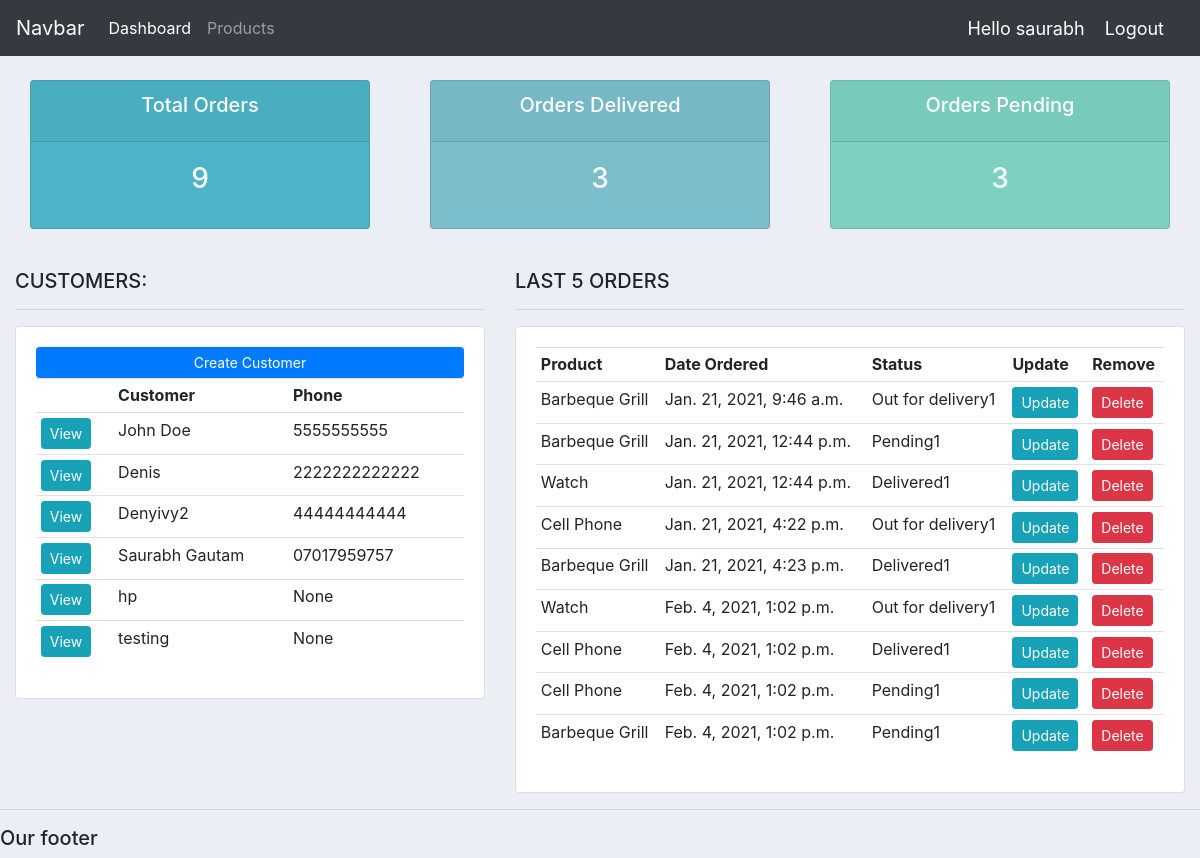
The app's page / (signed in) with its own data.
### crmapp/models.py (models this page shows, shortened)
class Customer(models.Model):
    user = models.OneToOneField(User, null=True, on_delete=models.CASCADE)
    name = models.CharField(max_length=200, null=True)
    phone = models.CharField(max_length=200, null=True)
    email = models.CharField(max_length=200, null=True)
    profile_pic = models.ImageField(default="profile1.png", null=True, blank=True)
    date_created = models.DateTimeField(auto_now_add=True, null=True)

class Order(models.Model):
    STATUS = (
        ('Pending1', 'Pending'),
        ('Out for delivery1', 'Out for delivery'),
        ('Delivered1', 'Delivered'),
    )
    customer = models.ForeignKey(
        Customer, null=True, on_delete=models.SET_NULL)
    product = models.ForeignKey(Product, null=True, on_delete=models.SET_NULL)
    date_created = models.DateTimeField(auto_now_add=True, null=True)
    status = models.CharField(max_length=200, null=True, choices=STATUS)
    note = models.CharField(max_length=1000, null=True)

class Product(models.Model):
    CATEGORY = (
        ('Indoor1', 'Indoor'),
        ('Out Door1', 'Out Door'),
    )
    name = models.CharField(max_length=200, null=True)
    price = models.FloatField(null=True)
    category = models.CharField(max_length=200, null=True, choices=CATEGORY)
    description = models.CharField(max_length=200, null=True, blank=True)
    date_created = models.DateTimeField(auto_now_add=True, null=True)
    tags = models.ManyToManyField(Tag)
    def __str__(self):
        return self.name

### crmapp/decorators.py (the view)
    def wrapper_function(request, *args, **kwargs):
        group = None
        if request.user.groups.exists():
            group = request.user.groups.all()[0].name
        if group == 'customer':
            return redirect('user-page')
        if group == 'admin':
            return view_func(request, *args, **kwargs)

### crmapp/views.py (called while the page is built)
@login_required(login_url='login')
@admin_only
def home(request):
    orders = Order.objects.all()
    customers = Customer.objects.all()
    total_customers = customers.count()
    total_orders = orders.count()
    delivered = orders.filter(status='Delivered1').count()
    pending = orders.filter(status='Pending1').count()
    context = {'orders': orders, 'customers': customers,
               'total_orders': total_orders, 'delivered': delivered,
               'pending': pending}
    return render(request, 'crmapp/dashboard.html', context)

### crmapp/templates/crmapp/dashboard.html
{% extends 'crmapp/main.html' %}
{% block content %}
{% include 'crmapp/status.html' %}
<br>
<div class="row">
    <div class="col-md-5">
        <h5>CUSTOMERS:</h5>
        <hr>
        <div class="card card-body">
            <a class="btn btn-primary  btn-sm btn-block" href="">Create Customer</a>
            <table class="table table-sm">
                <tr>
                    <th></th>
                    <th>Customer</th>
                    <th>Phone</th>
                </tr>
                {% for customer in customers %}
                <tr>
                    <td><a class='btn btn-sm btn-info' href="{% url 'customer' customer.id %}">View</a></td>
                    <td>{{customer.name}}</td>
                    <td>{{customer.phone}}</td>
                </tr>
                {% endfor %}
            </table>
        </div>
    </div>
    <div class="col-md-7">
        <h5>LAST 5 ORDERS</h5>
        <hr>
        <div class="card card-body">
            <table class="table table-sm">
                <tr>
                    <th>Product</th>
                    <th>Date Ordered</th>
                    <th>Status</th>
                    <th>Update</th>
                    <th>Remove</th>
                </tr>
                {% for order in orders %}
					<tr>
						<td>{{order.product}}</td>
						<td>{{order.date_created}}</td>
						<td>{{order.status}}</td>
						<td><a class='btn btn-sm btn-info' href="{% url 'update_order' order.id %}">Update</a></td>
						<td><a class='btn btn-sm btn-danger' href="{% url 'delete_order' order.id %}">Delete</a></td>
					</tr>
				{% endfor %}
            </table>
        </div>
    </div>
</div>
{% endblock %}

### crmapp/templates/crmapp/main.html (shortened to what this page needs)
{% load static %}
<!DOCTYPE html>
<html>
<head>
    <link rel="stylesheet" href="https://stackpath.bootstrapcdn.com/bootstrap/4.3.1/css/bootstrap.min.css"
>
    <link rel="stylesheet" type="text/css" href="{% static '/css/main.css' %}">
</head>
<body>
    {% include 'crmapp/navbar.html' %}
    <div class="container-fluid">
        {% block content %}
        {% endblock %}
    </div>
    <hr>
    <h5>Our footer</h5>
</body>
</html>

### crmapp/templates/crmapp/navbar.html (shortened to what this page needs)
{% load static %}
<nav class="navbar navbar-expand-lg navbar-dark bg-dark">
  <a class="navbar-brand" href="{% url 'home' %}">Navbar</a>
  <div class="collapse navbar-collapse" id="navbarNav">
    <ul class="navbar-nav">
      {% if request.user.is_staff %}
      <li class="nav-item active">
        <a class="nav-link" href="{% url 'home' %}">Dashboard</a>
      </li>
      <li class="nav-item">
        <a class="nav-link" href="{% url 'products' %}">Products</a>
      </li>
      {% else %}
      <li class="nav-item">
        <a class="nav-link" href="{% url 'account' %}">Settings</a>
      </li>
      {% endif %}
    </ul>
  </div>
  <span class="hello-msg">Hello {{request.user}}</span>
  <span><a class="hello-msg" href="{% url 'logout' %}">Logout</a></span>
</nav>

### crmapp/templates/crmapp/status.html
{% load static %}
<br>
<div class="row">
	<div class="col">
		<div class="col-md">
			<div class="card text-center text-white  mb-3" id="total-orders">
			  	<div class="card-header">
			  		<h5 class="card-title">Total Orders</h5>
			  	</div>
			  	<div class="card-body">
			    	<h3 class="card-title">{{total_orders}}</h3>
			  	</div>
			</div>
		</div>
	</div>
	<div class="col">
		<div class="col-md">
			<div class="card text-center text-white  mb-3" id="orders-delivered">
			  	<div class="card-header">
			  		<h5 class="card-title">Orders Delivered</h5>
			  	</div>
			  	<div class="card-body">
			    	<h3 class="card-title">{{delivered}}</h3>
			  	</div>
			</div>
		</div>
	</div>
	<div class="col">
		<div class="col-md">
			<div class="card text-center text-white  mb-3" id="orders-pending">
			  	<div class="card-header">
			  		<h5 class="card-title">Orders Pending</h5>
			  	</div>
			  	<div class="card-body">
			    	<h3 class="card-title">{{pending}}</h3>
			  	</div>
			</div>
		</div>
	</div>
</div>

### static/css/main.css (style rules this page uses)
body { background-color: #ebeff5; }
#total-orders { background-color: #4cb4c7; }
#orders-delivered { background-color: #7abecc; }
#orders-pending { background-color: #7cd1c0; }

### crmapp/templates/crmapp/navbar.html (style rules this page uses)
.hello-msg { font-size: 18px; color: #fff; margin-right: 20px; }

### records on screen
Customer: name "John Doe", phone "5555555555"
Customer: name "Denis", phone "2222222222222"
Customer: name "Denyivy2", phone "44444444444"
Customer: name "Saurabh Gautam", phone "07017959757"
Customer: name "hp", phone "None"
Customer: name "testing", phone "None"
Order: product "Barbeque Grill", date_created "Jan. 21, 2021, 9:46 a.m.", status "Out for delivery1"
Order: product "Barbeque Grill", date_created "Jan. 21, 2021, 12:44 p.m.", status "Pending1"
Order: product "Watch", date_created "Jan. 21, 2021, 12:44 p.m.", status "Delivered1"
Order: product "Cell Phone", date_created "Jan. 21, 2021, 4:22 p.m.", status "Out for delivery1"
Order: product "Barbeque Grill", date_created "Jan. 21, 2021, 4:23 p.m.", status "Delivered1"
Order: product "Watch", date_created "Feb. 4, 2021, 1:02 p.m.", status "Out for delivery1"
Order: product "Cell Phone", date_created "Feb. 4, 2021, 1:02 p.m.", status "Delivered1"
Order: product "Cell Phone", date_created "Feb. 4, 2021, 1:02 p.m.", status "Pending1"
Order: product "Barbeque Grill", date_created "Feb. 4, 2021, 1:02 p.m.", status "Pending1"

### other values on screen
{{ request.user }} "saurabh"
{{ total_orders }} "9"
{{ delivered }} "3"
{{ pending }} "3"
